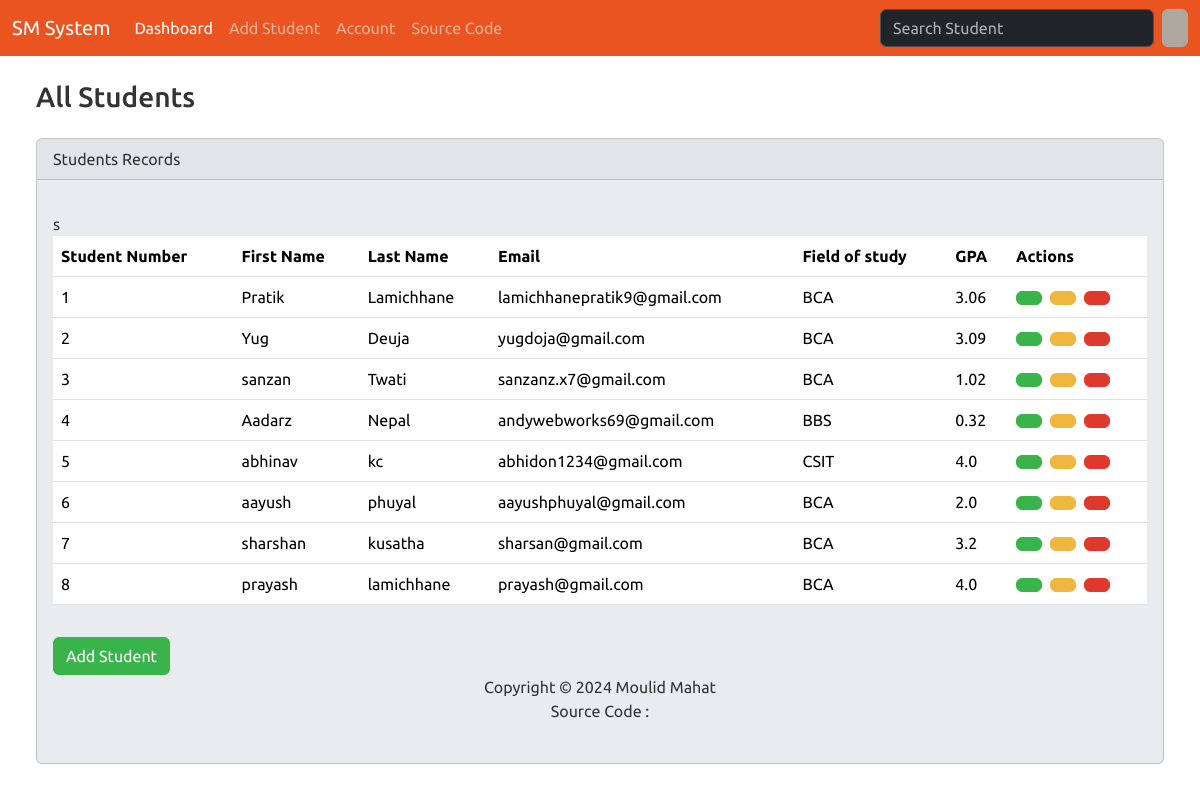
The page / on the database its author committed.
### students/models.py (models this page shows, shortened)
class Student(models.Model):
    student_number = models.PositiveIntegerField()
    first_name = models.CharField(max_length=50)
    last_name = models.CharField(max_length=50)
    email = models.EmailField(max_length=100)
    field_of_study = models.CharField(max_length=50)
    gpa = models.FloatField()

### students/views.py (the view)
# urls.py: path('' , views.index , name='index'),
def index(request):
    query = request.GET.get('q')
    students = Student.objects.all()
    return render(request, 'students/index.html', {
        'students': students,
    })

### students/templates/students/index.html (shortened to what this page needs)
{% extends "students/base.html" %}
{% block body %}
<div class="container-fluid">
  {% if students %}
  {% if query %}
                <h3 class="m-4">Search Results for "{{ query }}"</h3>
            {% else %}
    <h3 class="m-4">All Students</h3>
    {% endif %}
    <div class="row">
        <div class="col-12">
          <div class="card bg-light ms-4 me-4 mb-4" style="max-width: 100%;" bis_skin_checked="1">
            <div class="card-header" bis_skin_checked="1">Students Records</div>
            <div class="card-body" bis_skin_checked="1">
              <p class="card-text">
                <div class="table-responsive">
                  <table class="table table-hover">
                    <thead>
                      <tr>
                        <th scope="col">Student Number</th>
                        <th scope="col">First Name</th>
                        <th scope="col">Last Name</th>
                        <th scope="col">Email</th>
                        <th scope="col">Field of study</th>
                        <th scope="col">GPA</th>
                        <th scope="col">Actions</th>
                      </tr>
                    </thead>
                    <tbody>
                      {% for student in students %}
                        <tr>
                          <td>{{student.student_number}}</td>
                          <td>{{student.first_name}}</td>
                          <td>{{student.last_name}}</td>
                          <td>{{student.email }}</td>
                          <td>{{student.field_of_study }}</td>
                          <td>{{student.gpa }}</td>
                          <td>
                            <a href="{% url 'view_student' student.id %}" class="btn btn-success me-1" data-bs-toggle="modal" data-bs-target="#mymodal{{ student.id }}">
                          </a>
                          <a href="{% url 'edit' student.id %}" class="btn btn-warning me-1"></a>
                          <a href="" type="button" class="btn btn-danger"  data-bs-toggle="modal" data-bs-target="#delete{{student.id}}"></a>
                          </td>
                        </tr>
                      {% endfor %}s
                    </tbody>
                  </table>
                </div>
              </p>
{% endif %}
<a type="button" class="btn btn-success" href="{% url 'add'%}">Add Student  </a>
{% endblock body %}

### students/templates/students/base.html (shortened to what this page needs)
{% load static%}
<!DOCTYPE html>
<html lang="en">
<head>
    <link rel="stylesheet" href="{% static 'css/bootstrap.min.css'%}" rel="stylesheet">
    <link href="https://cdn.jsdelivr.net/npm/remixicon@3.5.0/fonts/remixicon.css" rel="stylesheet">
</head>
<body class="d-flex flex-column min-vh-100">
    <nav class="navbar navbar-expand-lg bg-primary" data-bs-theme="dark">
        <div class="container-fluid" bis_skin_checked="1">
          <a class="navbar-brand" href="{% url 'index'%}">  SM System</a>
          <div class="collapse navbar-collapse" id="navbarColor01" bis_skin_checked="1">
            <ul class="navbar-nav me-auto">
              <li class="nav-item">
                <a class="nav-link active" href="{% url 'index'%}">  Dashboard
                </a>
              </li>
              <li class="nav-item">
                <a class="nav-link" href="{% url 'add'%}">Add Student</a>
              </li>
              <li class="nav-item">
                <a class="nav-link" href="#">  Account</a>
              </li>
              <li class="nav-item">
                <a class="nav-link" href="#"> Source Code</a>
              </li>
            </ul>
            <form class="d-flex">
              <input class="form-control me-sm-2" type="search" name="q" placeholder="Search Student" value="{{ query }}">
              <button class="btn btn-secondary my-2 my-sm-0" type="submit"></button>
            </form>
          </div>
        </div>
      </nav>
{% block body %}
{% endblock body %}
<footer class="mt-auto mb-4">
<div class="text-center">
    <span>
        Copyright &copy; <script>document.write(new Date().getFullYear())</script> Moulid Mahat
    </span>
    <br>
    Source Code : <a href=""></a>
</div>
</footer>
</body>
</html>

### rows shown on the page
Student: student_number "1", first_name "Pratik", last_name "Lamichhane", email "lamichhanepratik9@gmail.com", field_of_study "BCA", gpa "3.06"
Student: student_number "2", first_name "Yug", last_name "Deuja", email "yugdoja@gmail.com", field_of_study "BCA", gpa "3.09"
Student: student_number "3", first_name "sanzan", last_name "Twati", email "sanzanz.x7@gmail.com", field_of_study "BCA", gpa "1.02"
Student: student_number "4", first_name "Aadarz", last_name "Nepal", email "andywebworks69@gmail.com", field_of_study "BBS", gpa "0.32"
Student: student_number "5", first_name "abhinav", last_name "kc", email "abhidon1234@gmail.com", field_of_study "CSIT", gpa "4.0"
Student: student_number "6", first_name "aayush", last_name "phuyal", email "aayushphuyal@gmail.com", field_of_study "BCA", gpa "2.0"
Student: student_number "7", first_name "sharshan", last_name "kusatha", email "sharsan@gmail.com", field_of_study "BCA", gpa "3.2"
Student: student_number "8", first_name "prayash", last_name "lamichhane", email "prayash@gmail.com", field_of_study "BCA", gpa "4.0"
